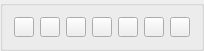
  <widget class="QGroupBox" name="LArmRibbonBox">
   <property name="geometry">
    <rect>
     <x>300</x>
     <y>60</y>
     <width>171</width>
     <height>41</height>
    </rect>
   </property>
   <layout class="QHBoxLayout" name="horizontalLayout_2">
    <item>
     <widget class="QPushButton" name="LRibbonArm1">
      <property name="minimumSize">
       <size>
        <width>20</width>
        <height>20</height>
       </size>
      </property>
      <property name="maximumSize">
       <size>
        <width>20</width>
        <height>20</height>
       </size>
      </property>
      <property name="text">
       <string/>
      </property>
     </widget>
    </item>
    <item>
     <widget class="QPushButton" name="LRibbonArm2">
      <property name="minimumSize">
       <size>
        <width>20</width>
        <height>20</height>
       </size>
      </property>
      <property name="maximumSize">
       <size>
        <width>20</width>
        <height>20</height>
       </size>
      </property>
      <property name="text">
       <string/>
      </property>
     </widget>
    </item>
    <item>
     <widget class="QPushButton" name="LRibbonArm3">
      <property name="minimumSize">
       <size>
        <width>20</width>
        <height>20</height>
       </size>
      </property>
      <property name="maximumSize">
       <size>
        <width>20</width>
        <height>20</height>
       </size>
      </property>
      <property name="text">
       <string/>
      </property>
     </widget>
    </item>
    <item>
     <widget class="QPushButton" name="LRibbonArm4">
      <property name="minimumSize">
       <size>
        <width>20</width>
        <height>20</height>
       </size>
      </property>
      <property name="maximumSize">
       <size>
        <width>20</width>
        <height>20</height>
       </size>
      </property>
      <property name="text">
       <string/>
      </property>
     </widget>
    </item>
    <item>
     <widget class="QPushButton" name="LRibbonArm5">
      <property name="minimumSize">
       <size>
        <width>20</width>
        <height>20</height>
       </size>
      </property>
      <property name="maximumSize">
       <size>
        <width>20</width>
        <height>20</height>
       </size>
      </property>
      <property name="text">
       <string/>
      </property>
     </widget>
    </item>
    <item>
     <widget class="QPushButton" name="LRibbonArm6">
      <property name="minimumSize">
       <size>
        <width>20</width>
        <height>20</height>
       </size>
      </property>
      <property name="maximumSize">
       <size>
        <width>20</width>
        <height>20</height>
       </size>
      </property>
      <property name="text">
       <string/>
      </property>
     </widget>
    </item>
    <item>
     <widget class="QPushButton" name="LRibbonArm7">
      <property name="minimumSize">
       <size>
        <width>20</width>
        <height>20</height>
       </size>
      </property>
      <property name="maximumSize">
       <size>
        <width>20</width>
        <height>20</height>
       </size>
      </property>
      <property name="text">
       <string/>
      </property>
     </widget>
    </item>
   </layout>
  </widget>
